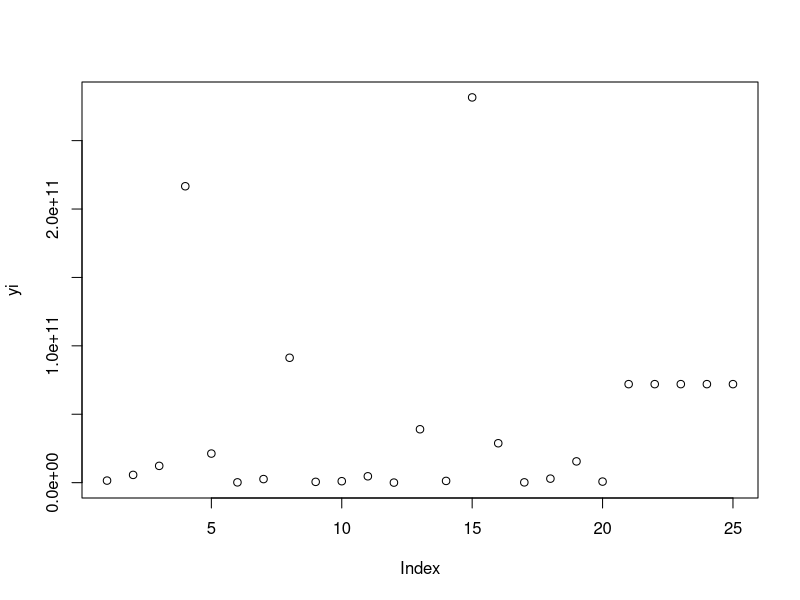

This figure's R source:
# ---- X* ----
randx=function(n, j, mu, sigma){
  X=matrix(ncol=j, nrow=n)
  uno=rep(1,n)
    for(i in 1:n){
    for(j in 1:j){
      X[i,j]=rnorm(1, mean=(mu-j), sd=sigma)
    }#cierra for(j in 1:j){
  }#cierra for(i in 1:n){
##Aplicar la función para generar X y Y  
  return(X=cbind(uno,X))
}

# ---- x ----
X=randx(n=25, j=10,mu=11,sigma=1)

# ---- beta ----
beta=c(5,seq(1,10,1))/10

# ---- mu ----
mu=X[1:20,]%*%beta

# ---- Yi ----
yi=rlnorm(20, meanlog=mu, sdlog=1)
yi=c(yi,rep(exp(25),5))
yi/exp(25)
plot(yi)
